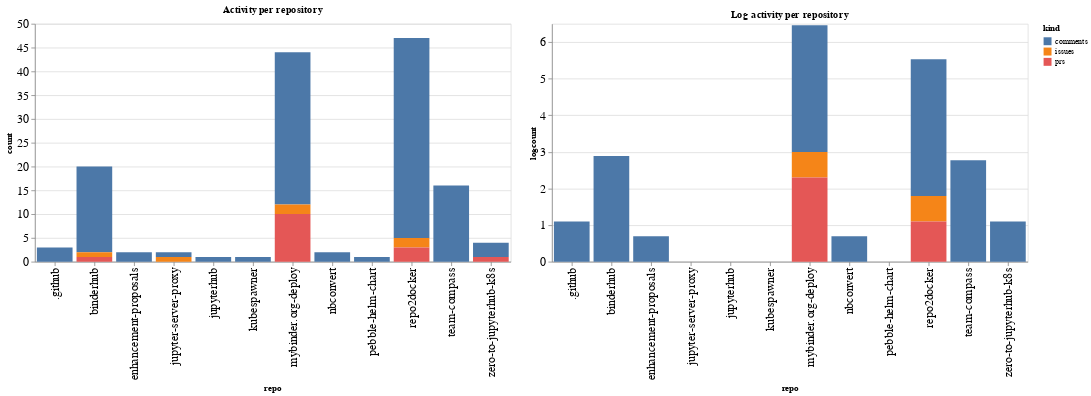

Notebook source saved alongside this figure:
### Code cell
ch1 = alt.Chart(repo_summaries, width=600, title="Activity per repository").mark_bar().encode(
    x='repo',
    y='count',
    color='kind',
    tooltip="kind"
)

ch2 = alt.Chart(repo_summaries, width=600, title="Log activity per repository").mark_bar().encode(
    x='repo',
    y='logcount',
    color='kind',
    tooltip="kind"
)

ch1 | ch2

### Figure 1 — Vega-Lite specification as saved in the notebook (floating-point values rounded to 4 significant figures)
{"config": {"axisLeft": {"labelFontSize": 15}, "axisBottom": {"labelFontSize": 15}}, "hconcat": [{"mark": "bar", "encoding": {"color": {"type": "nominal", "field": "kind"}, "tooltip": {"type": "nominal", "field": "kind"}, "x": {"type": "nominal", "field": "repo"}, "y": {"type": "quantitative", "field": "count"}}, "title": "Activity per repository", "width": 600}, {"mark": "bar", "encoding": {"color": {"type": "nominal", "field": "kind"}, "tooltip": {"type": "nominal", "field": "kind"}, "x": {"type": "nominal", "field": "repo"}, "y": {"type": "quantitative", "field": "logcount"}}, "title": "Log activity per repository", "width": 600}], "data": {"name": "data-bfbfa7849bdbec02ac55a9b8821c20ff"}, "$schema": "https://vega.github.io/schema/vega-lite/v4.8.1.json", "datasets": {"data-bfbfa7849bdbec02ac55a9b8821c20ff": [{"repo": ".github", "kind": "comments", "count": 3, "logcount": 1.099}, {"repo": "binderhub", "kind": "comments", "count": 18, "logcount": 2.89}, {"repo": "binderhub", "kind": "issues", "count": 1, "logcount": 0.0}, {"repo": "binderhub", "kind": "prs", "count": 1, "logcount": 0.0}, {"repo": "enhancement-proposals", "kind": "comments", "count": 2, "logcount": 0.6931}, {"repo": "jupyter-server-proxy", "kind": "comments", "count": 1, "logcount": 0.0}, {"repo": "jupyter-server-proxy", "kind": "issues", "count": 1, "logcount": 0.0}, {"repo": "jupyterhub", "kind": "comments", "count": 1, "logcount": 0.0}, {"repo": "kubespawner", "kind": "comments", "count": 1, "logcount": 0.0}, {"repo": "mybinder.org-deploy", "kind": "comments", "count": 32, "logcount": 3.466}, {"repo": "mybinder.org-deploy", "kind": "issues", "count": 2, "logcount": 0.6931}, {"repo": "mybinder.org-deploy", "kind": "prs", "count": 10, "logcount": 2.303}, {"repo": "nbconvert", "kind": "comments", "count": 2, "logcount": 0.6931}, {"repo": "pebble-helm-chart", "kind": "comments", "count": 1, "logcount": 0.0}, {"repo": "repo2docker", "kind": "comments", "count": 42, "logcount": 3.738}, {"repo": "repo2docker", "kind": "issues", "count": 2, "logcount": 0.6931}, {"repo": "repo2docker", "kind": "prs", "count": 3, "logcount": 1.099}, {"repo": "team-compass", "kind": "comments", "count": 16, "logcount": 2.773}, {"repo": "zero-to-jupyterhub-k8s", "kind": "comments", "count": 3, "logcount": 1.099}, {"repo": "zero-to-jupyterhub-k8s", "kind": "prs", "count": 1, "logcount": 0.0}]}}
